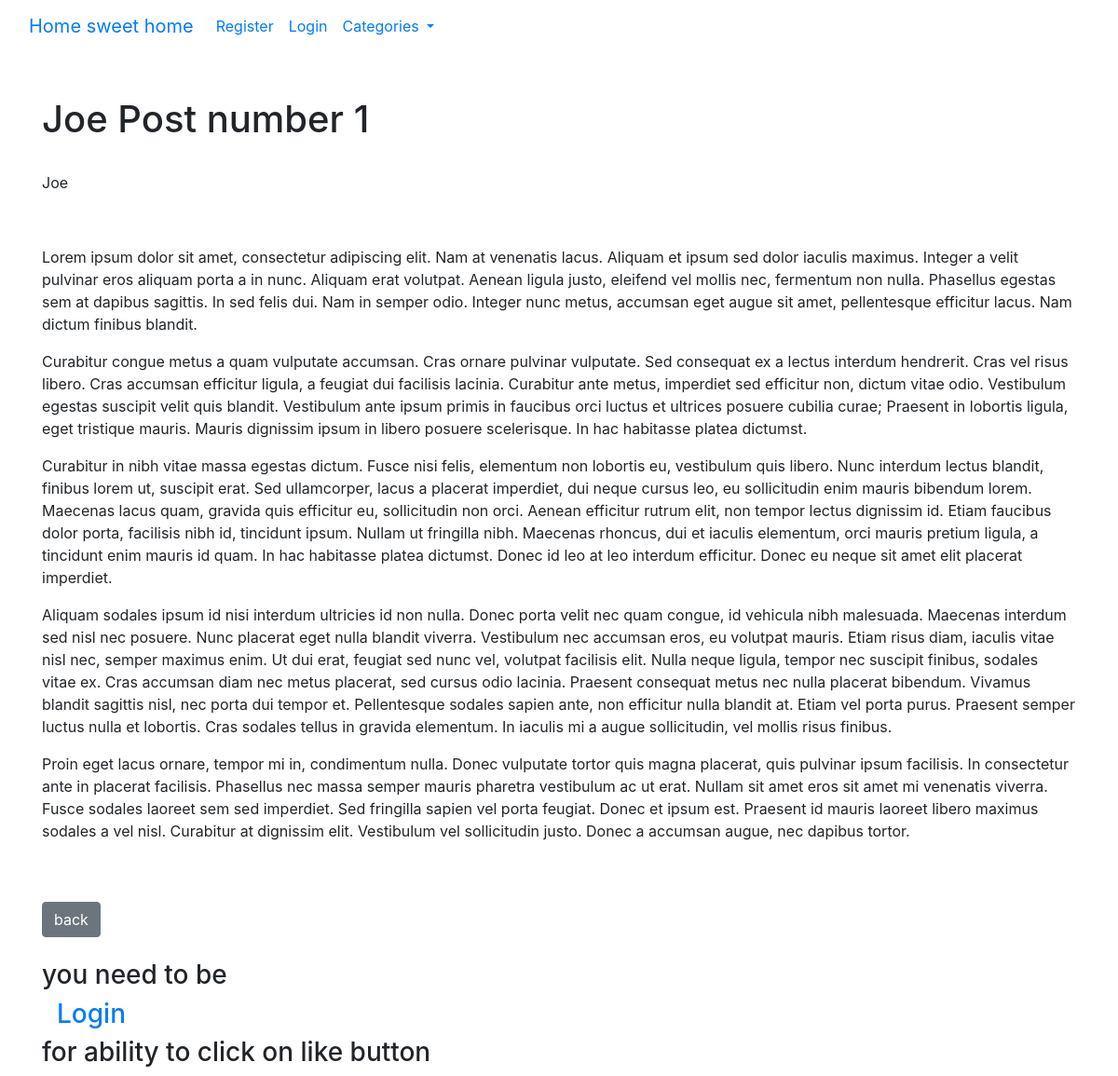
The page /article/25 on the database its author committed.
### theblog/models.py (models this page shows, shortened)
class Post(models.Model):
    title = models.CharField(max_length=255)
    title_tag = models.CharField(max_length=255)
    author = models.ForeignKey(User, on_delete=models.CASCADE)
    body = RichTextField(blank=True, null=True)
    post_date = models.DateField(auto_now_add=True)
    category = models.CharField(max_length=255, default='coding')
    snippet = models.CharField(max_length=255)
    likes = models.ManyToManyField(User, related_name='blog_post')
    def total_likes(self):
        return self.likes.count()

### theblog/views.py (the view)
# urls.py: path('article/<int:pk>', ArticleDetailView.as_view(), name='article-detail'),
class ArticleDetailView(DetailView):
    model = Post
    template_name = 'article_detail.html'
    def get_context_data(self, *args, **kwargs):
        cat_menu = Category.objects.all
        contex = super(ArticleDetailView, self).get_context_data(*args, **kwargs)
        stuff = get_object_or_404(Post, id=self.kwargs['pk'])
        total_likes = stuff.total_likes()
        liked = False
        if stuff.likes.filter(id=self.request.user.id).exists():
            liked = True
        contex["cat_menu"] = cat_menu
        contex['total_likes'] = total_likes
        contex['liked'] = liked
        return contex

### theblog/models.py (called while the page is built)
    def __str__(self):
        return self.name

### theblog/templates/article_detail.html (shortened to what this page needs)
{% extends 'base.html' %}
{% block content %}
    <br>
    <br>
    <h1>{{ post.title }}</h1>
     <br>
     <p>
        {{ post.author }}
    </p>
     <br>
     <p> {{ post.body | safe }}</p>
<br>
<br>
<a href="{% url 'home' %}"  class="btn btn-secondary">back</a>
<br>
<br>
<form action="{% url 'like_post' post.pk %}" method="POST">
    {% if user.is_authenticated %}
    {% csrf_token %}
    {% if liked %}
    <button type="submit" name="post_id" value="{{ post.id }}" class="btn btn-danger btn-sm">Unkike</button>
    {% else %}
    <button type="submit" name="post_id" value="{{ post.id }}" class="btn btn-primary btn-sm">Like</button>
    {% endif %}
    - {{ total_likes }}
    {% else %}
    <h3>you need to be <a class="nav-link" href="{% url 'login' %}">Login</a> for ability to click on like button</h3>
    {% endif %}
</form>
{% endblock %}

### rows shown on the page
Post: title "Joe Post number 1", author "Joe", body "Lorem ipsum dolor sit amet, consectetur adipiscing elit. Nam at venenatis lacus. Aliquam et ipsum sed dolor iaculis maximus. Integer a velit pulvinar eros aliquam porta a in nunc. Aliquam erat volutpat. Aenean ligula justo, eleifend vel mollis nec, fermentum non nulla. Phasellus egestas sem at dapibus sagittis. In sed felis dui. Nam in semper odio. Integer nunc metus, accumsan eget augue sit amet, pellentesque efficitur lacus. Nam dictum finibus blandit. Curabitur congue metus a quam vulputate accumsan. Cras ornare pulvinar vulputate. Sed consequat ex a lectus interdum hendrerit. Cras vel risus libero. Cras accumsan efficitur ligula, a feugiat dui facilisis lacinia. Curabitur ante metus,…"
